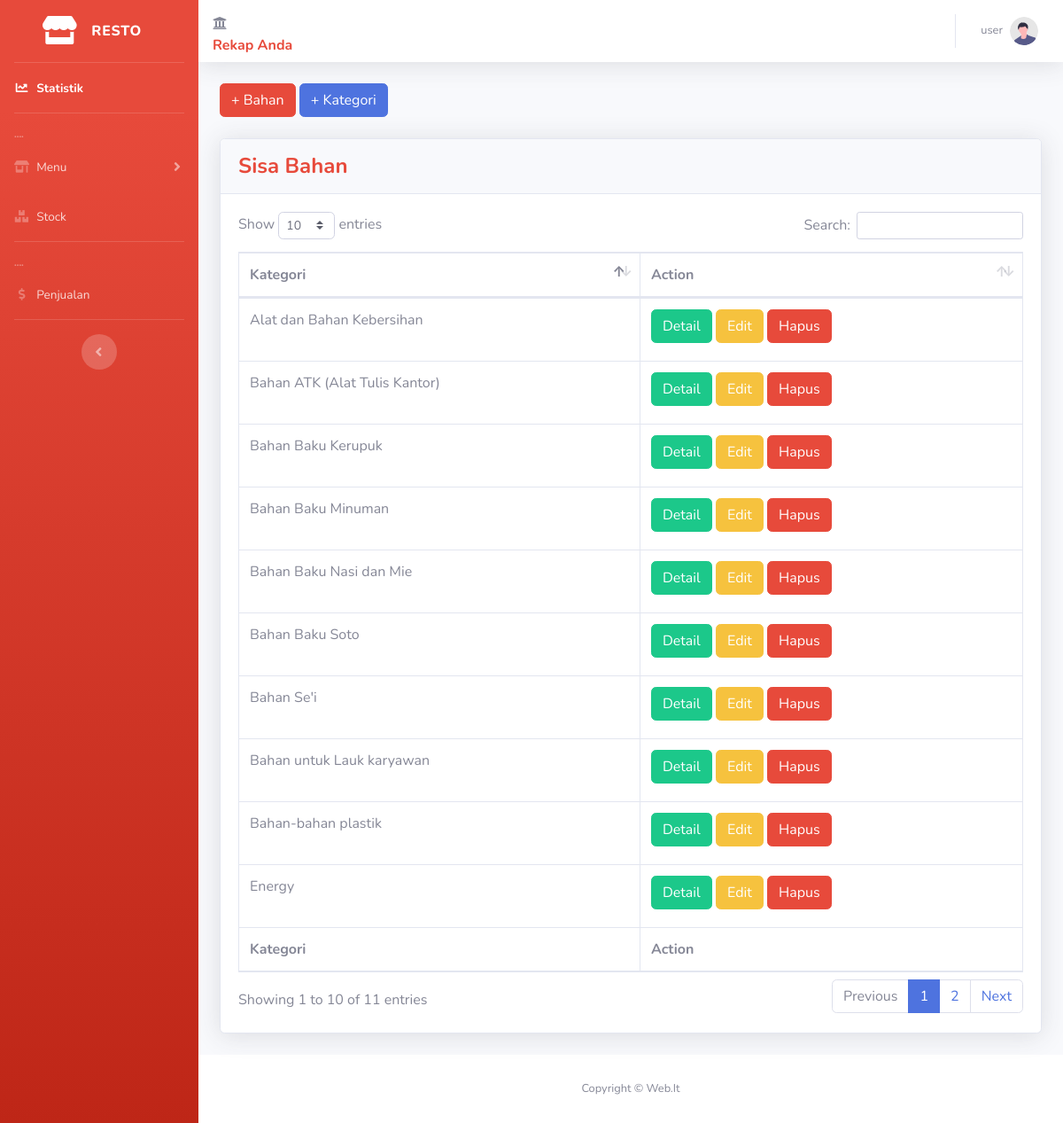
The app's page /kategori.php (signed in), older data.
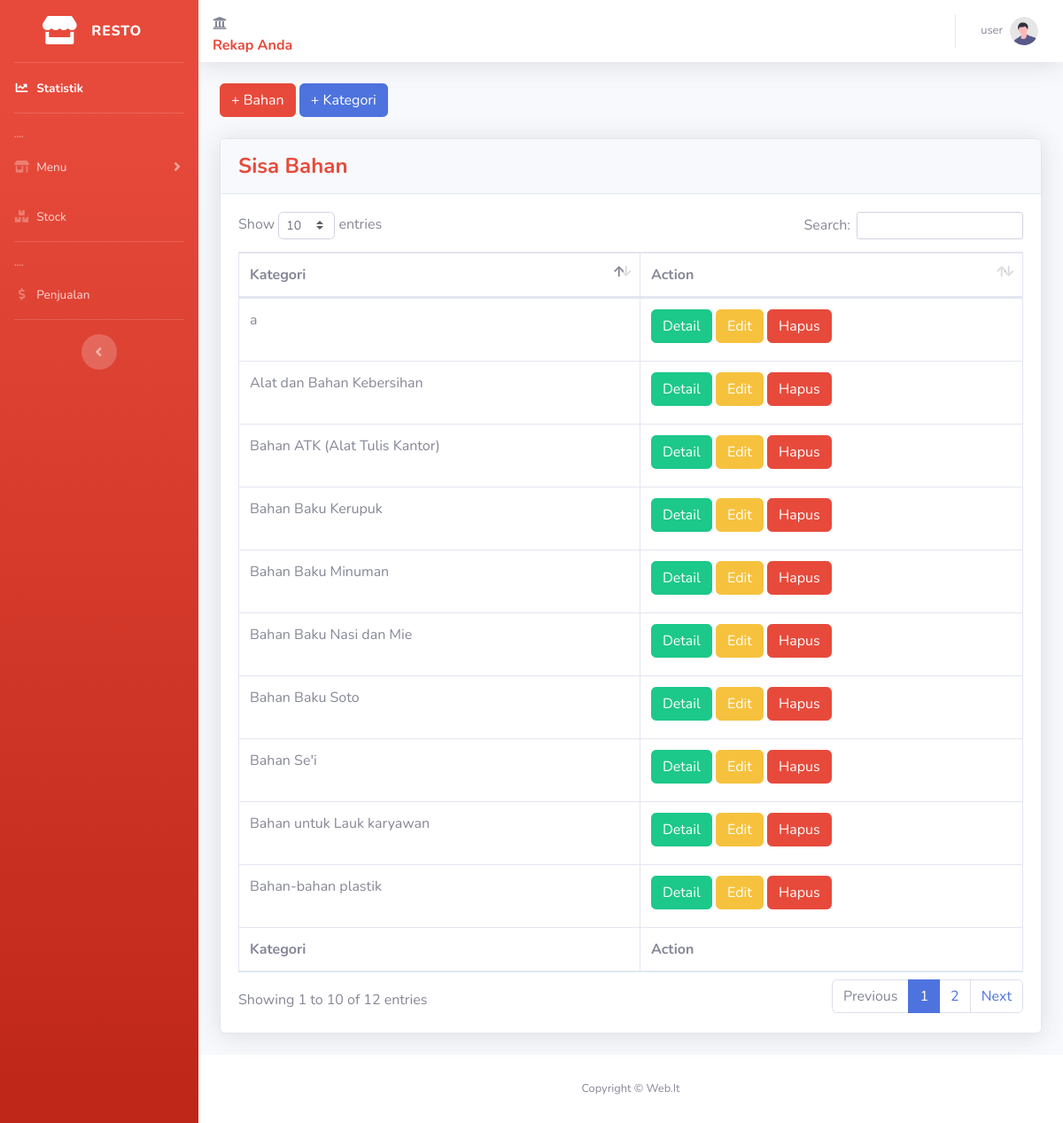
The same page, newer data.
### tables this page shows
CREATE TABLE `kategori_bahan` (
  `id` int(10) NOT NULL,
  `kategori` varchar(50) NOT NULL
);

### kategori.php (the view, shortened to what this page needs)
<?php
require './partials/header.php';
$sql = "SELECT * FROM kategori_bahan";
$result = $conn->query($sql);
$data = array();
while ($row = $result->fetch_assoc()) {
  $data[] = $row;
}
?>
<button type="button" class="btn btn-danger mb-4" data-toggle="modal" data-target="#modalBahan">
  + Bahan
</button>
<button type="button" class="btn btn-primary mb-4" data-toggle="modal" data-target="#modalKategori">
  + Kategori
</button>
            <div class="card shadow mb-4">
              <div class="card-header py-3">
                <h4 class="m-0 font-weight-bold text-danger">Sisa Bahan</h4>
              </div>
              <div class="card-body">
                <div class="table-responsive">
                  <table class="table table-bordered" id="dataTable" width="100%" cellspacing="0">
                    <thead>
                      <tr>
                        <th>Kategori</th>
                        <th>Action</th>
                      </tr>
                    </thead>
                    <tfoot>
                      <tr>
                        <th>Kategori</th>
                        <th>Action</th>
                      </tr>
                    </tfoot>
                    <tbody>
                        <?php foreach($data as $key => $row): ?>
                      <tr>
                        <td><?= $row['kategori'] ?></td>
                        <td><a href="stock.php?id_kategori=<?= $row['id']; ?>" class="btn btn-success mb-2 ">Detail</a>
                        <button type="button" class="btn btn-warning mb-2" data-toggle="modal" data-target="#modalEdit<?= $key; ?>">Edit</button>
                        <button type="button" class="btn btn-danger mb-2" data-toggle="modal" data-target="#modalHapus<?= $key; ?>">Hapus</button></td>
                    </tr>
                    <?php endforeach; ?>
                  </tbody>
                </table>
                </div>
              </div>
            </div>
<?php require 'partials/footer.php'; ?>

Row changes from the older to the newer data that the page shows:
no longer on this page (row unchanged): kategori_bahan: kategori "Energy"
added kategori_bahan: kategori "a"
Text that changed along with them:
text written by a page script: "Show entries Search: Showing 1 to 10 of 11 entries Previous 1 2 Next" → "Show entries Search: Showing 1 to 10 of 12 entries Previous 1 2 Next"
